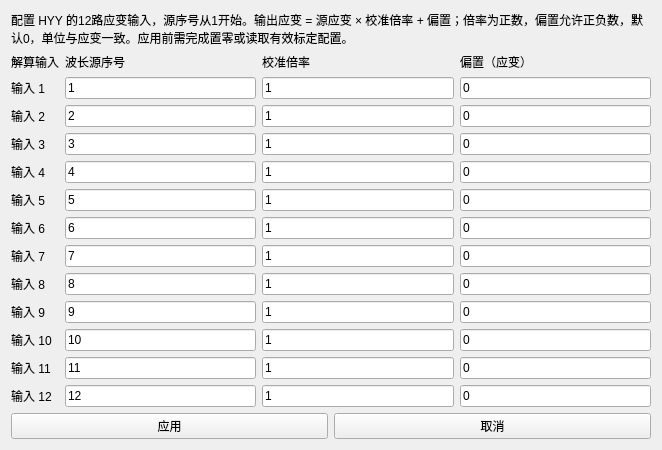
<?xml version="1.0" encoding="utf-8"?>
<ui version="4.0">
  <class>channlCalibration</class>
  <widget class="QWidget" name="channlCalibration">
    <property name="windowTitle">
      <string>通道与系数标定</string>
    </property>
    <property name="geometry">
      <rect>
        <x>0</x>
        <y>0</y>
        <width>580</width>
        <height>560</height>
      </rect>
    </property>
    <property name="minimumSize">
      <size>
        <width>500</width>
        <height>0</height>
      </size>
    </property>
    <layout class="QVBoxLayout" name="layout_ChannelCalibration">
      <property name="sizeConstraint">
        <enum>QLayout::SetFixedSize</enum>
      </property>
      <item>
        <widget class="QLabel" name="label_CalibrationHelp">
          <property name="sizePolicy">
            <sizepolicy hsizetype="Preferred" vsizetype="Fixed">
              <horstretch>0</horstretch>
              <verstretch>0</verstretch>
            </sizepolicy>
          </property>
          <property name="wordWrap">
            <bool>true</bool>
          </property>
          <property name="text">
            <string>配置 HYY 的12路应变输入，源序号从1开始。输出应变 = 源应变 × 校准倍率 + 偏置；倍率为正数，偏置允许正负数，默认0，单位与应变一致。应用前需完成置零或读取有效标定配置。</string>
          </property>
          <property name="minimumSize">
            <size>
              <width>640</width>
              <height>0</height>
            </size>
          </property>
        </widget>
      </item>
      <item>
        <layout class="QGridLayout" name="layout_ChannelFactors" columnstretch="0,1,1,1" rowstretch="1,1,1,1,1,1,1,1,1,1,1,1,1">
          <item row="0" column="0">
            <widget class="QLabel" name="label_InputHeader">
              <property name="text">
                <string>解算输入</string>
              </property>
            </widget>
          </item>
          <item row="0" column="1">
            <widget class="QLabel" name="label_SourceHeader">
              <property name="text">
                <string>波长源序号</string>
              </property>
            </widget>
          </item>
          <item row="0" column="2">
            <widget class="QLabel" name="label_FactorHeader">
              <property name="text">
                <string>校准倍率</string>
              </property>
            </widget>
          </item>
          <item row="1" column="0">
            <widget class="QLabel" name="label_Channel1">
              <property name="text">
                <string>输入 1</string>
              </property>
            </widget>
          </item>
          <item row="1" column="1">
            <widget class="QLineEdit" name="edit_Sensor1Order">
              <property name="text">
                <string>1</string>
              </property>
            </widget>
          </item>
          <item row="1" column="2">
            <widget class="QLineEdit" name="edit_Sensor1Para">
              <property name="text">
                <string>1</string>
              </property>
            </widget>
          </item>
          <item row="2" column="0">
            <widget class="QLabel" name="label_Channel2">
              <property name="text">
                <string>输入 2</string>
              </property>
            </widget>
          </item>
          <item row="2" column="1">
            <widget class="QLineEdit" name="edit_Sensor2Order">
              <property name="text">
                <string>2</string>
              </property>
            </widget>
          </item>
          <item row="2" column="2">
            <widget class="QLineEdit" name="edit_Sensor2Para">
              <property name="text">
                <string>1</string>
              </property>
            </widget>
          </item>
          <item row="3" column="0">
            <widget class="QLabel" name="label_Channel3">
              <property name="text">
                <string>输入 3</string>
              </property>
            </widget>
          </item>
          <item row="3" column="1">
            <widget class="QLineEdit" name="edit_Sensor3Order">
              <property name="text">
                <string>3</string>
              </property>
            </widget>
          </item>
          <item row="3" column="2">
            <widget class="QLineEdit" name="edit_Sensor3Para">
              <property name="text">
                <string>1</string>
              </property>
            </widget>
          </item>
          <item row="4" column="0">
            <widget class="QLabel" name="label_Channel4">
              <property name="text">
                <string>输入 4</string>
              </property>
            </widget>
          </item>
          <item row="4" column="1">
            <widget class="QLineEdit" name="edit_Sensor4Order">
              <property name="text">
                <string>4</string>
              </property>
            </widget>
          </item>
          <item row="4" column="2">
            <widget class="QLineEdit" name="edit_Sensor4Para">
              <property name="text">
                <string>1</string>
              </property>
            </widget>
          </item>
          <item row="5" column="0">
            <widget class="QLabel" name="label_Channel5">
              <property name="text">
                <string>输入 5</string>
              </property>
            </widget>
          </item>
          <item row="5" column="1">
            <widget class="QLineEdit" name="edit_Sensor5Order">
              <property name="text">
                <string>5</string>
              </property>
            </widget>
          </item>
          <item row="5" column="2">
            <widget class="QLineEdit" name="edit_Sensor5Para">
              <property name="text">
                <string>1</string>
              </property>
            </widget>
          </item>
          <item row="6" column="0">
            <widget class="QLabel" name="label_Channel6">
              <property name="text">
                <string>输入 6</string>
              </property>
            </widget>
          </item>
          <item row="6" column="1">
            <widget class="QLineEdit" name="edit_Sensor6Order">
              <property name="text">
                <string>6</string>
              </property>
            </widget>
          </item>
          <item row="6" column="2">
            <widget class="QLineEdit" name="edit_Sensor6Para">
              <property name="text">
                <string>1</string>
              </property>
            </widget>
          </item>
          <item row="7" column="0">
            <widget class="QLabel" name="label_Channel7">
              <property name="text">
                <string>输入 7</string>
              </property>
            </widget>
          </item>
          <item row="7" column="1">
            <widget class="QLineEdit" name="edit_Sensor7Order">
              <property name="text">
                <string>7</string>
              </property>
            </widget>
          </item>
          <item row="7" column="2">
            <widget class="QLineEdit" name="edit_Sensor7Para">
              <property name="text">
                <string>1</string>
              </property>
            </widget>
          </item>
          <item row="8" column="0">
            <widget class="QLabel" name="label_Channel8">
              <property name="text">
                <string>输入 8</string>
              </property>
            </widget>
          </item>
          <item row="8" column="1">
            <widget class="QLineEdit" name="edit_Sensor8Order">
              <property name="text">
                <string>8</string>
              </property>
            </widget>
          </item>
          <item row="8" column="2">
            <widget class="QLineEdit" name="edit_Sensor8Para">
              <property name="text">
                <string>1</string>
              </property>
            </widget>
          </item>
          <item row="9" column="0">
            <widget class="QLabel" name="label_Channel9">
              <property name="text">
                <string>输入 9</string>
              </property>
            </widget>
          </item>
          <item row="9" column="1">
            <widget class="QLineEdit" name="edit_Sensor9Order">
              <property name="text">
                <string>9</string>
              </property>
            </widget>
          </item>
          <item row="9" column="2">
            <widget class="QLineEdit" name="edit_Sensor9Para">
              <property name="text">
                <string>1</string>
              </property>
            </widget>
          </item>
          <item row="10" column="0">
            <widget class="QLabel" name="label_Channel10">
              <property name="text">
                <string>输入 10</string>
              </property>
            </widget>
          </item>
          <item row="10" column="1">
            <widget class="QLineEdit" name="edit_Sensor10Order">
              <property name="text">
                <string>10</string>
              </property>
            </widget>
          </item>
          <item row="10" column="2">
            <widget class="QLineEdit" name="edit_Sensor10Para">
              <property name="text">
                <string>1</string>
              </property>
            </widget>
          </item>
          <item row="11" column="0">
            <widget class="QLabel" name="label_Channel11">
              <property name="text">
                <string>输入 11</string>
              </property>
            </widget>
          </item>
          <item row="11" column="1">
            <widget class="QLineEdit" name="edit_Sensor11Order">
              <property name="text">
                <string>11</string>
              </property>
            </widget>
          </item>
          <item row="11" column="2">
            <widget class="QLineEdit" name="edit_Sensor11Para">
              <property name="text">
                <string>1</string>
              </property>
            </widget>
          </item>
          <item row="12" column="0">
            <widget class="QLabel" name="label_Channel12">
              <property name="text">
                <string>输入 12</string>
              </property>
            </widget>
          </item>
          <item row="12" column="1">
            <widget class="QLineEdit" name="edit_Sensor12Order">
              <property name="text">
                <string>12</string>
              </property>
            </widget>
          </item>
          <item row="12" column="2">
            <widget class="QLineEdit" name="edit_Sensor12Para">
              <property name="text">
                <string>1</string>
              </property>
            </widget>
          </item>
          <item row="0" column="3">
            <widget class="QLabel" name="label_OffsetHeader">
              <property name="text">
                <string>偏置（应变）</string>
              </property>
            </widget>
          </item>
          <item row="1" column="3">
            <widget class="QLineEdit" name="edit_Sensor1Offset">
              <property name="text">
                <string>0</string>
              </property>
              <property name="toolTip">
                <string>按此解算输入顺序，在源应变乘以校准倍率后相加；单位与应变一致，允许有限正负数，默认 0</string>
              </property>
            </widget>
          </item>
          <item row="2" column="3">
            <widget class="QLineEdit" name="edit_Sensor2Offset">
              <property name="text">
                <string>0</string>
              </property>
              <property name="toolTip">
                <string>按此解算输入顺序，在源应变乘以校准倍率后相加；单位与应变一致，允许有限正负数，默认 0</string>
              </property>
            </widget>
          </item>
          <item row="3" column="3">
            <widget class="QLineEdit" name="edit_Sensor3Offset">
              <property name="text">
                <string>0</string>
              </property>
              <property name="toolTip">
                <string>按此解算输入顺序，在源应变乘以校准倍率后相加；单位与应变一致，允许有限正负数，默认 0</string>
              </property>
            </widget>
          </item>
          <item row="4" column="3">
            <widget class="QLineEdit" name="edit_Sensor4Offset">
              <property name="text">
                <string>0</string>
              </property>
              <property name="toolTip">
                <string>按此解算输入顺序，在源应变乘以校准倍率后相加；单位与应变一致，允许有限正负数，默认 0</string>
              </property>
            </widget>
          </item>
          <item row="5" column="3">
            <widget class="QLineEdit" name="edit_Sensor5Offset">
              <property name="text">
                <string>0</string>
              </property>
              <property name="toolTip">
                <string>按此解算输入顺序，在源应变乘以校准倍率后相加；单位与应变一致，允许有限正负数，默认 0</string>
              </property>
            </widget>
          </item>
          <item row="6" column="3">
            <widget class="QLineEdit" name="edit_Sensor6Offset">
              <property name="text">
                <string>0</string>
              </property>
              <property name="toolTip">
                <string>按此解算输入顺序，在源应变乘以校准倍率后相加；单位与应变一致，允许有限正负数，默认 0</string>
              </property>
            </widget>
          </item>
          <item row="7" column="3">
            <widget class="QLineEdit" name="edit_Sensor7Offset">
              <property name="text">
                <string>0</string>
              </property>
              <property name="toolTip">
                <string>按此解算输入顺序，在源应变乘以校准倍率后相加；单位与应变一致，允许有限正负数，默认 0</string>
              </property>
            </widget>
          </item>
          <item row="8" column="3">
            <widget class="QLineEdit" name="edit_Sensor8Offset">
              <property name="text">
                <string>0</string>
              </property>
              <property name="toolTip">
                <string>按此解算输入顺序，在源应变乘以校准倍率后相加；单位与应变一致，允许有限正负数，默认 0</string>
              </property>
            </widget>
          </item>
          <item row="9" column="3">
            <widget class="QLineEdit" name="edit_Sensor9Offset">
              <property name="text">
                <string>0</string>
              </property>
              <property name="toolTip">
                <string>按此解算输入顺序，在源应变乘以校准倍率后相加；单位与应变一致，允许有限正负数，默认 0</string>
              </property>
            </widget>
          </item>
          <item row="10" column="3">
            <widget class="QLineEdit" name="edit_Sensor10Offset">
              <property name="text">
                <string>0</string>
              </property>
              <property name="toolTip">
                <string>按此解算输入顺序，在源应变乘以校准倍率后相加；单位与应变一致，允许有限正负数，默认 0</string>
              </property>
            </widget>
          </item>
          <item row="11" column="3">
            <widget class="QLineEdit" name="edit_Sensor11Offset">
              <property name="text">
                <string>0</string>
              </property>
              <property name="toolTip">
                <string>按此解算输入顺序，在源应变乘以校准倍率后相加；单位与应变一致，允许有限正负数，默认 0</string>
              </property>
            </widget>
          </item>
          <item row="12" column="3">
            <widget class="QLineEdit" name="edit_Sensor12Offset">
              <property name="text">
                <string>0</string>
              </property>
              <property name="toolTip">
                <string>按此解算输入顺序，在源应变乘以校准倍率后相加；单位与应变一致，允许有限正负数，默认 0</string>
              </property>
            </widget>
          </item>
        </layout>
      </item>
      <item>
        <layout class="QHBoxLayout" name="layout_CalibrationActions">
          <item>
            <widget class="QPushButton" name="pbtn_SenerSet">
              <property name="text">
                <string>应用</string>
              </property>
            </widget>
          </item>
          <item>
            <widget class="QPushButton" name="pbtn_SenerCancel">
              <property name="text">
                <string>取消</string>
              </property>
            </widget>
          </item>
        </layout>
      </item>
    </layout>
  </widget>
  <resources />
  <connections />
</ui>
